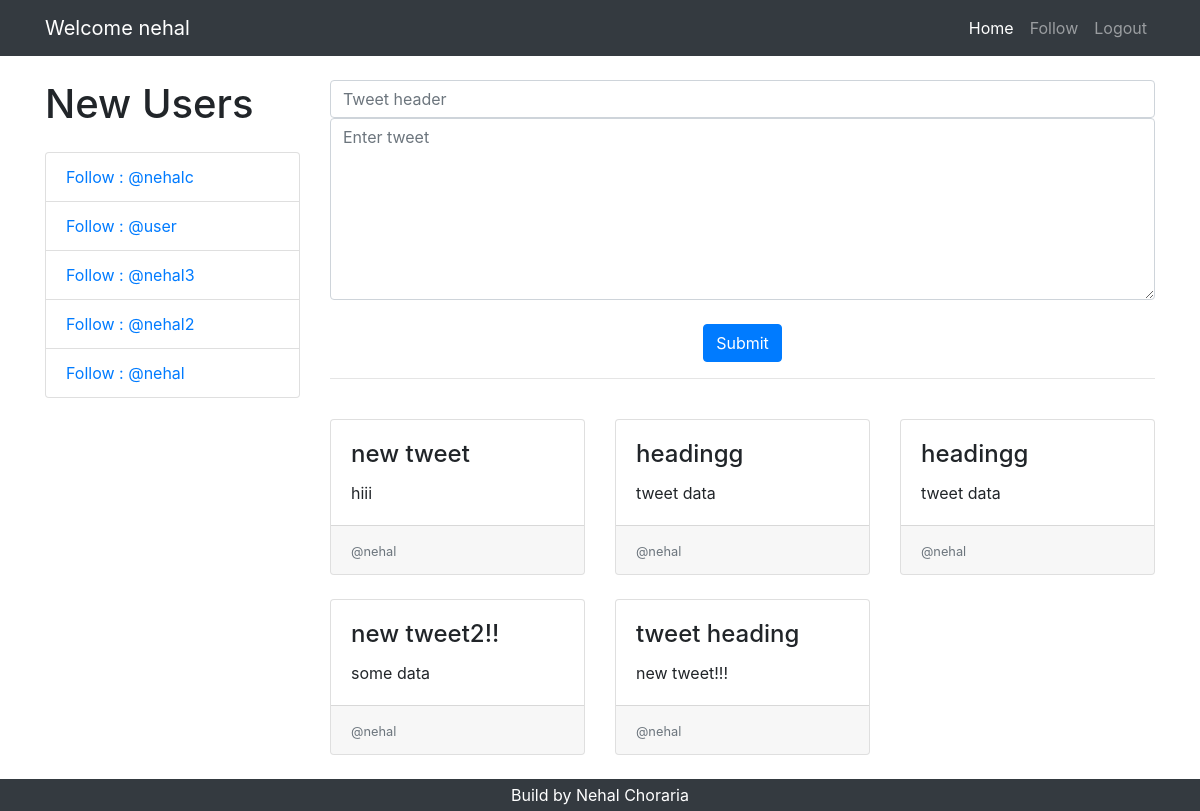
The page /tweet/ (signed in) on the database its author committed.
### tweet/models.py (models this page shows, shortened)
class Post(models.Model):
    id = models.AutoField(primary_key=True)
    author = models.ForeignKey(settings.AUTH_USER_MODEL, on_delete=models.CASCADE)
    title = models.CharField(max_length=200)
    text = models.TextField()
    parent=models.IntegerField(blank=True, null=True)
    created_date = models.DateTimeField(default=timezone.now)

### tweet/views.py (the view, shortened to what this page needs)
# urls.py: path('',homePage),
def homePage(request):
    form = TweetForm(request.POST or None)
    if request.user.is_authenticated!=True:
        return HttpResponseRedirect("/login")
    print("Logged in user : ",request.user)
    followingUser= Userprofile.objects.get_or_create(user_name=request.user)[0].follows.all()
    curentUser =  User.objects.get(username=request.user)
    unfollowUserList = User.objects.all().difference(followingUser).order_by('-date_joined')
    tweetList = Post.objects.filter(author=request.user).filter(parent=None).order_by('-created_date')
    otherTweets = []
    for user_ in followingUser:
        otherTweets = Post.objects.filter(author=(user_))
        tweetList = tweetList | otherTweets
    tweetList = tweetList.order_by('-created_date')
    context={'tweet':form,'tweetList':tweetList,'usersList':unfollowUserList,'username':request.user}
    return render(request,"home.html",context)

### tweet/forms.py
class TweetForm(ModelForm):
    class Meta:
        model = Post
        fields = ['title', 'text']
    def __init__(self, *args, **kwargs):
        super(TweetForm, self).__init__(*args, **kwargs)
        self.fields['title'].widget = forms.TextInput(attrs={
            'class': 'form-control',
            'rows':2,
            'name': '',
            'placeholder': 'Tweet header'})
        self.fields['text'].widget = forms.Textarea(attrs={
            'class': 'form-control',
            'rows':7,
            'placeholder': 'Enter tweet'})

### templates/home.html (shortened to what this page needs)
<!DOCTYPE html>
<html lang="en">
  <head>
    {% load static %}
    <link href="{% static "home/vendor/bootstrap/css/bootstrap.min.css" %}" rel="stylesheet">
    <link href="{% static "home/css/shop-homepage.css" %}" rel="stylesheet">
  </head>
  <body>
    <nav class="navbar navbar-expand-lg navbar-dark bg-dark fixed-top">
      <div class="container">
        <a class="navbar-brand" href="#">Welcome {{username}} </a>
        <div class="collapse navbar-collapse" id="navbarResponsive">
          <ul class="navbar-nav ml-auto">
            <li class="nav-item active">
              <a class="nav-link" href="/">Home
              </a>
            </li>
            <li class="nav-item">
              <a class="nav-link" href="/following">Follow
              </a>
            </li>
            <li class="nav-item">
              <a class="nav-link" href="/logout">Logout</a>
            </li>
          </ul>
        </div>
      </div>
    </nav>
    <div class="container">
      <div class="row">
        <div class="col-lg-3">
          <h1 class="my-4">New Users</h1>
          <div class="list-group">
            {% for cell in usersList %}
            <a href="following/following/{{cell}}" class="list-group-item"> Follow : @{{cell}} </a>
            {% endfor %}
          </div>
        </div>
        <div class="col-lg-9">
          <form method="POST">
            {{tweet.title}}
            {{tweet.text}}
            <br>
            <button style="margin:auto;display:block" type="submit" class="btn btn-primary mb-2">Submit</button>
          </form>
          <hr><br>
          <div class="row">
            {% for cell in tweetList %}
            <div class="col-lg-4 col-md-6 mb-4">
              <div class="card h-100">
                <div class="card-body">
                  <h4 class="card-title">
                    {{ cell.title }}
                  </h4>
                  <p class="card-text">{{ cell.text }}</p>
                </div>
                <div class="card-footer">
                  <small class="text-muted">@{{ cell.author }} </small>
                </div>
              </div>
            </div>
            {% endfor %}
          </div>
        </div>
      </div>
    </div>
    <footer class="py-1 bg-dark">
      <div class="container">
        <p class="m-0 text-center text-white">Build by Nehal Choraria</p>
      </div>
    </footer>
  </body>
</html>

### static/home/css/shop-homepage.css (style rules this page uses)
body { padding-top: 54px; }
@media (min-width: 992px) { body { padding-top: 56px; } }

### rows shown on the page
Post: title "new tweet", text "hiii", author "nehal"
Post: title "headingg", text "tweet data", author "nehal"
Post: title "headingg", text "tweet data", author "nehal"
Post: title "new tweet2!!", text "some data", author "nehal"
Post: title "tweet heading", text "new tweet!!!", author "nehal"

### other values the page prints
{{ username }} "nehal"
{{ cell }} "nehalc"
{{ cell }} "user"
{{ cell }} "nehal3"
{{ cell }} "nehal2"
{{ cell }} "nehal"
